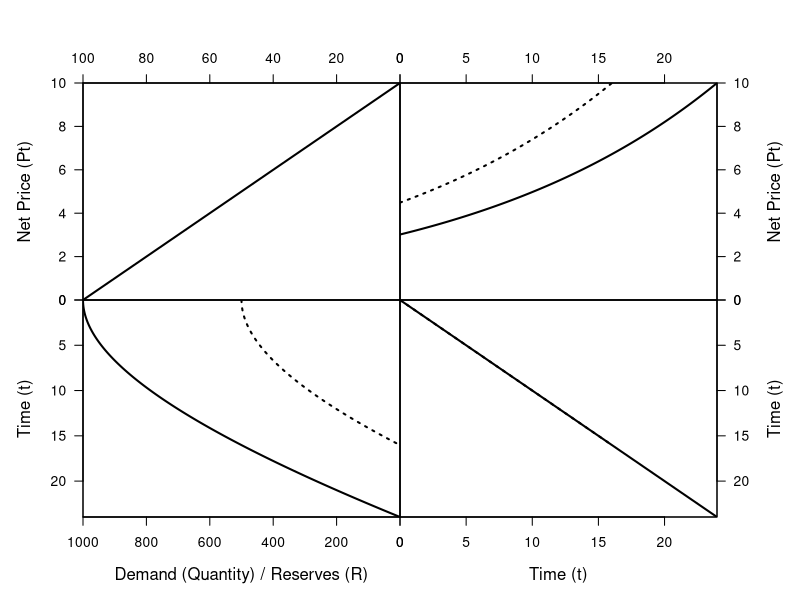

The R script that drew this image:
# 1. Data Generation: Model a shock to the resource stock

# Step A: Define Model Parameters
# The SHOCK is now the initial stock. The interest rate is held constant.
R0_base <- 1000  # The original, baseline resource stock (R0)
R0_shock <- 500   # The new, smaller resource stock (R'_0)

r <- 0.05         # The interest rate is now constant for both scenarios

pT <- 10          # Choke price
a <- 100          # Demand intercept
b <- a/pT         # Demand slope

# Step B: Define Core Economic Functions (Unchanged)
d <- function(p) a - b*p
stock.time <- function(T, r, R) R - a*T + (a/r)*(1 - exp(-r*T)) # Note: R is now a required argument

# Step C: Solve for the Baseline Path (Solid Lines, using R0_base)
Tf_base <- uniroot(stock.time, c(0, 1000), r = r, R = R0_base)$root
time_base <- seq(0, Tf_base, length.out = 100)
price_base <- pT * exp(-r * (Tf_base - time_base))
quantity_base <- d(price_base)
stock_base <- stock.time(time_base, r = r, R = R0_base)

# Step D: Solve for the "Shocked" Path (Dotted Lines, using R0_shock)
Tf_shock <- uniroot(stock.time, c(0, 1000), r = r, R = R0_shock)$root
time_shock <- seq(0, Tf_shock, length.out = 100)
price_shock <- pT * exp(-r * (Tf_shock - time_shock))
quantity_shock <- d(price_shock)
stock_shock <- stock.time(time_shock, r = r, R = R0_shock)


# 2. The Comparative Plotting Function (This function is unchanged)

create_comparative_plot <- function(time_base, price_base, quantity_base, stock_base,
                                    time_shock, price_shock, quantity_shock, stock_shock) {
  
  if (dev.cur() != 1) dev.off()
  layout(matrix(c(1, 2, 3, 4), nrow = 2, byrow = TRUE))
  par(oma = c(0, 0, 0, 0))
  
  # Plot 1: Demand Curve (Top-Left)
  par(mar = c(0, 5, 5, 0))
  p_demand <- seq(0, pT, length.out = 100)
  q_demand <- d(p_demand)
  plot(q_demand, p_demand, type = "l", lwd = 2,
       xaxs = "i", yaxs = "i", xlim = rev(range(q_demand)), ylim = c(0, max(p_demand)),
       xaxt = "n", yaxt = "n", xlab = "", ylab = "")
  axis(side = 2, las = 1); mtext("Net Price (Pt)", side = 2, line = 3)
  axis(side = 3); box()
  
  # Plot 2: Price Path (Top-Right)
  par(mar = c(0, 0, 5, 5))
  plot(time_base, price_base, type = "l", lwd = 2,
       xaxs = "i", yaxs = "i",
       xlim = c(0, max(c(time_base, time_shock))),
       ylim = c(0, max(c(price_base, price_shock))),
       xaxt = "n", yaxt = "n", xlab = "", ylab = "")
  lines(time_shock, price_shock, lwd = 2, lty = "dotted")
  axis(side = 3); axis(side = 4, las = 1)
  mtext("Net Price (Pt)", side = 4, line = 3); box()
  
  # Plot 3: Reserve Path (Bottom-Left)
  par(mar = c(5, 5, 0, 0))
  plot(stock_base, time_base, type = "l", lwd = 2,
       xaxs = "i", yaxs = "i",
       xlim = rev(range(c(stock_base, stock_shock))),
       ylim = rev(range(c(time_base, time_shock))),
       xaxt = "n", yaxt = "n", xlab = "", ylab = "")
  lines(stock_shock, time_shock, lwd = 2, lty = "dotted")
  axis(side = 1); mtext("Demand (Quantity) / Reserves (R)", side = 1, line = 3)
  axis(side = 2, las = 1); mtext("Time (t)", side = 2, line = 3); box()
  
  # Plot 4: 45-degree Line (Bottom-Right)
  par(mar = c(5, 0, 0, 5))
  plot(time_base, time_base, type = "l", lwd = 2, lty = "solid",
       xaxs = "i", yaxs = "i",
       xlim = c(0, max(c(time_base, time_shock))),
       ylim = rev(range(c(time_base, time_shock))),
       xaxt = "n", yaxt = "n", xlab = "", ylab = "")
  lines(time_shock, time_shock, lwd = 2, lty = "dotted")
  axis(side = 1); mtext("Time (t)", side = 1, line = 3)
  axis(side = 4, las = 1); mtext("Time (t)", side = 4, line = 3); box()
  
  par(mfrow = c(1, 1), mar = c(5.1, 4.1, 4.1, 2.1), oma = c(0,0,0,0))
}


# 3. Execution
# Call the function with the new data comparing the two resource stock levels
create_comparative_plot(
  time_base, price_base, quantity_base, stock_base,
  time_shock, price_shock, quantity_shock, stock_shock
)